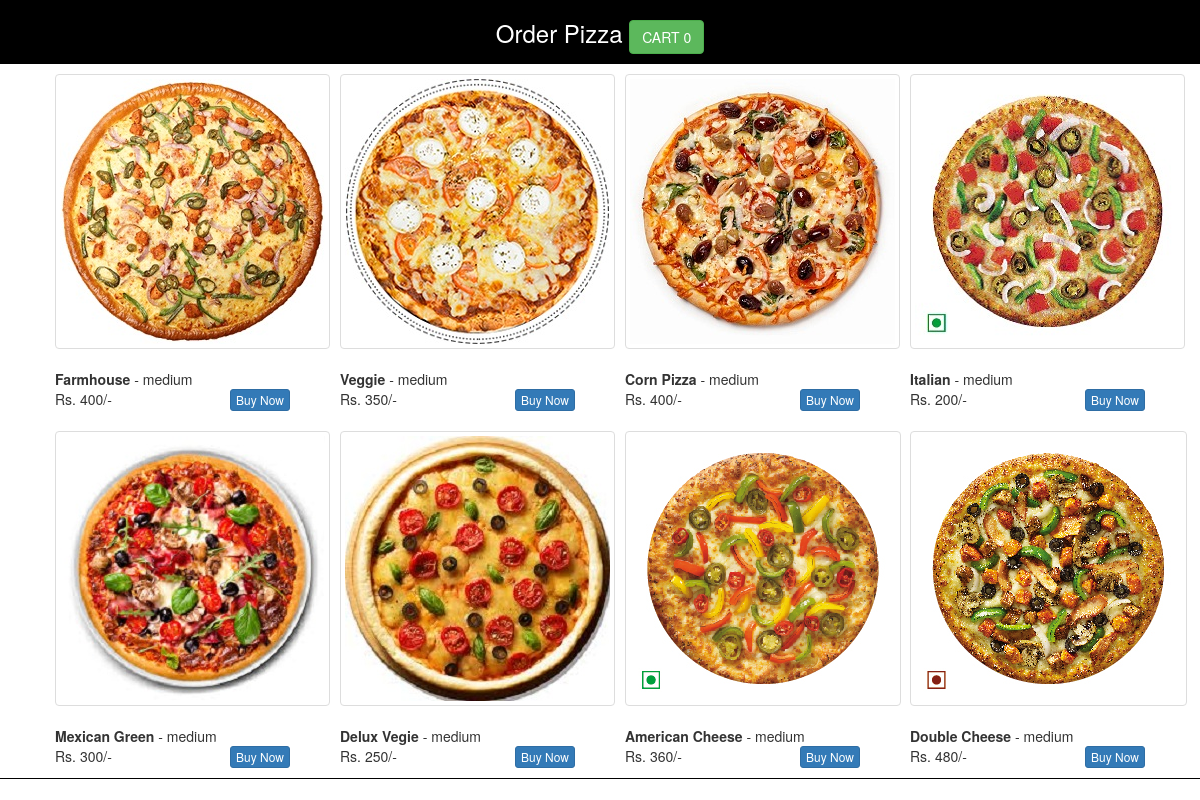
The page / on the database its author committed.
### tables this page shows
CREATE TABLE IF NOT EXISTS `pizza` (
  `id` int(11) NOT NULL AUTO_INCREMENT,
  `name` varchar(220) NOT NULL,
  `price` varchar(10) NOT NULL,
  `size` varchar(20) NOT NULL,
  `image` varchar(220) NOT NULL,
  `toppings` varchar(220) NOT NULL,
  PRIMARY KEY (`id`)
);

### index.php (the view, shortened to what this page needs)
<?php
include('connection.php');
$data = mysqli_query($con,"select * from pizza");
$Get = mysqli_query($con,"select COUNT(*) from `cart` where `ip` = '".$_SERVER['REMOTE_ADDR']."'");
$result = mysqli_fetch_row($Get);
?>
<!doctype html>
<html lang="en">
	<head>
		<link rel="stylesheet" href="https://maxcdn.bootstrapcdn.com/bootstrap/3.3.7/css/bootstrap.min.css">
    </head>
    <body>
        <header style="background-color:black;color:#fff;">
        <div class="container">
            <div class="row">
				<div class="col-md-12 text-center">
					<h3>Order Pizza <a href="cart.php" class="btn btn-success">CART <span class="cart-count"><?=$result[0]?></span></a></h3>
				</div>
            </div>
        </div>
        </header>
        <div class="container">
            <div class="row">
				<div class="col-md-12">
					<?php
					while($row = mysqli_fetch_array($data)){ ?>
						<div class="col-md-3 <?= 'pizza'.$row['id']?>" style="padding:10px;">
							<div class="col-md-12">
							<img src="images/<?= $row['image']?>" class="thumbnail">
							</div>
							<div class="col-md-12"><b><?= $row['name']?></b> - <?= $row['size']?></div>
							<div class="col-md-12">Rs. <?= $row['price']?>/-  <span class="add-repsonse" style="color:green;"></span>
							<button class="btn btn-xs btn-primary pull-right buy-pizza" data-id="<?= $row['id']?>" data-price="<?= $row['price']?>">Buy Now</button>
							</div>
						</div>
					<?php } ?>
				</div>
            </div>
        </div>
        <footer style="background-color:black;color:#fff;">
        <div class="container">
            <div class="row">
				<div class="col-md-12 text-center">
				</div>
            </div>
        </div>
        </footer>
    </body>
</html>

### rows shown on the page
pizza: image (picture), name "Farmhouse", size "medium", price "400"
pizza: image (picture), name "Veggie", size "medium", price "350"
pizza: image (picture), name "Corn Pizza", size "medium", price "400"
pizza: image (picture), name "Italian", size "medium", price "200"
pizza: image (picture), name "Mexican Green", size "medium", price "300"
pizza: image (picture), name "Delux Vegie", size "medium", price "250"
pizza: image (picture), name "American Cheese", size "medium", price "360"
pizza: image (picture), name "Double Cheese", size "medium", price "480"

### other values the page prints
$result[0] "0"
